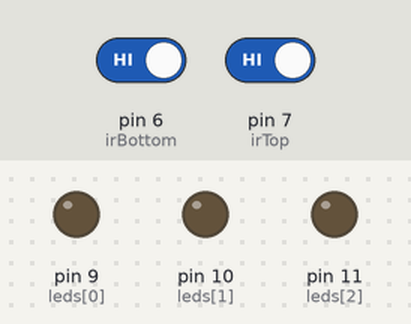
A sketch run on a simulated Arduino Uno, built with avr-gcc and run on an emulated ATmega328P. Shown: output pins drawn as LEDs (lit = HIGH). The test bench sets the inputs (shaded band); at power-on: pin 6 (irBottom) HIGH, pin 7 (irTop) HIGH.

Above: at 1.2 s.
1.3 s: pin 6 (irBottom) driven LOW
At 1.7 s:
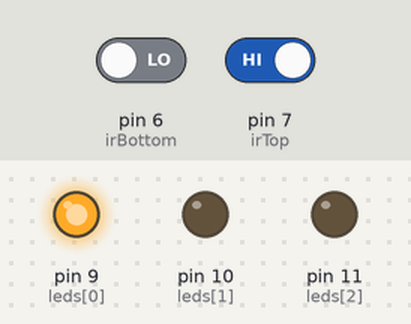
At 2.8 s:
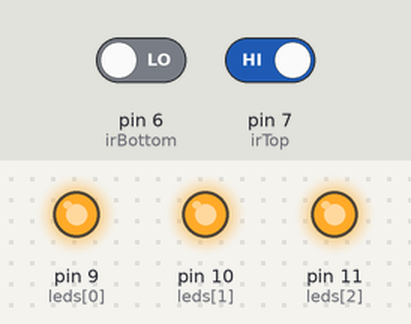
3.8 s: pin 7 (irTop) driven LOW
At 6.2 s:
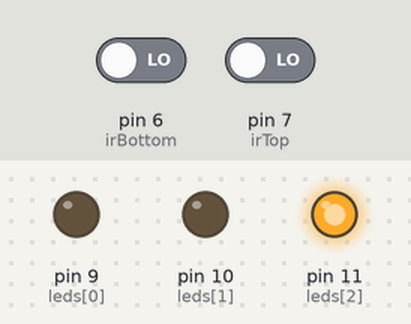
Timing chart, 0 to 12.8 s (numbered marks = the images above; inputs shaded):
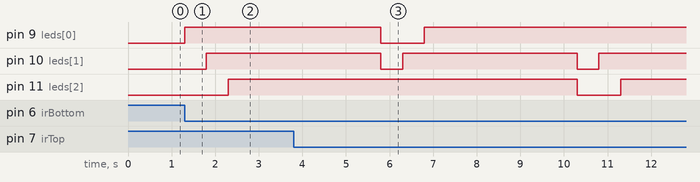

Measured:
- after the input at 1.3 s, pin 9 (leds[0]): LOW → HIGH at once; pin 10 (leds[1]): LOW → HIGH after 0.50 s; pin 11 (leds[2]): LOW → HIGH after 1.0 s
- after the input at 3.8 s, pin 9 (leds[0]): HIGH → LOW after 2.0 s, → HIGH 1.0 s later

The sketch:

auto_staircase_lights.ino
```cpp
// LED pins (bottom → top)
int leds[] = {9, 10, 11};
int totalLeds = 3;

// IR sensor pins
int irBottom = 6;   // detects person going UP
int irTop = 7;      // detects person going DOWN

void setup() {
  // Set LED pins as OUTPUT
  for (int i = 0; i < totalLeds; i++) {
    pinMode(leds[i], OUTPUT);
  }

  // Set IR pins as INPUT
  pinMode(irBottom, INPUT);
  pinMode(irTop, INPUT);
}

void loop() {

  // 🔺 Person going UP (bottom → top)
  if (digitalRead(irBottom) == LOW) {

    // LEDs ON one by one (D9 → D10 → D11)
    for (int i = 0; i < totalLeds; i++) {
      digitalWrite(leds[i], HIGH);
      delay(500);
    }

    delay(3000); // keep ON

    // Turn OFF all LEDs
    for (int i = 0; i < totalLeds; i++) {
      digitalWrite(leds[i], LOW);
    }
  }

  // 🔻 Person going DOWN (top → bottom)
  if (digitalRead(irTop) == LOW) {

    // LEDs ON reverse (D11 → D10 → D9)
    for (int i = totalLeds - 1; i >= 0; i--) {
      digitalWrite(leds[i], HIGH);
      delay(500);
    }

    delay(3000); // keep ON

    // Turn OFF all LEDs
    for (int i = 0; i < totalLeds; i++) {
      digitalWrite(leds[i], LOW);
    }
  }
}
```
